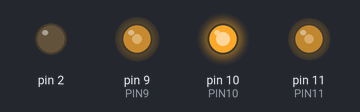
A program run on a simulated Arduino Uno, built with avr-gcc and run on an emulated ATmega328P. Shown: output pins drawn as LEDs (lit = HIGH).

Above: at 0.05 s.
At 0.7 s:
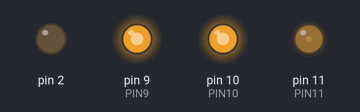
At 1.35 s:
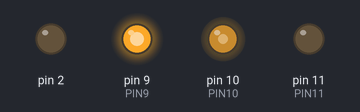
At 2.65 s:
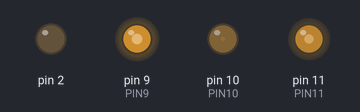
At 3.95 s:
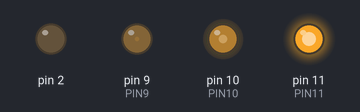
At 5.25 s:
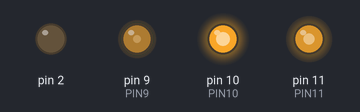
Timing chart, 0 to 7.3 s (numbered marks = the images above):
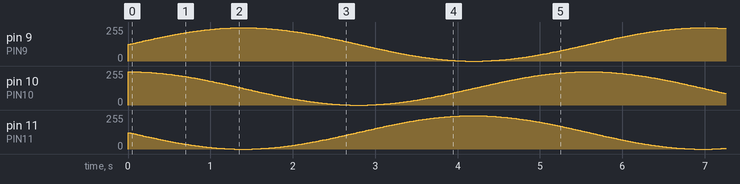

The program:

main.cpp
```cpp
// Libraries to include in project.
#include <Arduino.h>

// Globally defined variables.
#define PIN9 9
#define PIN10 10
#define PIN11 11

int G = 125;     // This represents the gain of the sin funtion. This should be 255/2 = 128. Can be adjusted depending on brightness.

int phase1 = 0;
int phase2 = 90;
int phase3 = 180;
int PINS [3] = {PIN9, PIN10, PIN11};
int phases [3] = {phase1, phase2, phase3};

// Initial set up function.
void setup() {
// put your setup code here, to run once:
  Serial.begin(9600);
  for(int i=0; i<3; i++){
    pinMode(i, OUTPUT);
  }
}

// Applications main loop.
void loop() {
  // put your main code here, to run repeatedly:
  for(int i=0; i<3; i++) {
    analogWrite(PINS[i], G*(sin(phases[i]++*3.15/180) + 1));
  }
  delay(15);
} //END
```
